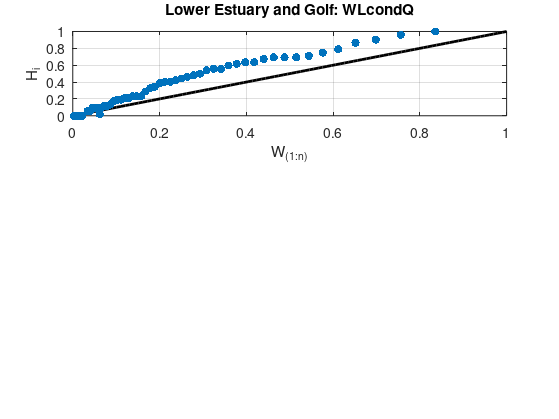

Write the MATLAB code that produced this figure. (Note: this script raises an error after producing the figure.)
warning off
outlet = {'Au_Renard','York','Petite_Cascapedia','Ristigouche','Mitis',...
    'Matane','Outardes','Gouffre','RivSud','Saint_Charles',...
    'Montmorency','Etchemin','Chaudiere','Jacques_Cartier','Batiscan',...
    'Sainte_Anne','Becancour','Saint_Maurice','Nicolet','du_Loup',...
    'Maskinonge','Saint_Francois','Yamaska','Richelieu','Assomption','Chateauguay'};

label = {'Au Renard','York','Petite Cascapedia','Ristigouche','Mitis',...
    'Matane','Outardes','Gouffre','du Sud','Saint Charles',...
    'Montmorency','Etchemin','Chaudiere','Jacques Cartier','Batiscan',...
    'Sainte Anne','Becancour','Saint Maurice','Nicolet','du Loup',...
    'Maskinonge','Saint Francois','Yamaska','Richelieu','Assomption','Chateauguay'};

tau_WLcondQ = [-0.04,0.03,0.21,0.15,-0.08,...
    .02,0.05,0.07,-0.02,-0.07,...
    0.08,0.08,0.12,0.04,0.32,...
    0.11,0.21,0.5,0.24,0.52,...
    0.46,0.36,0.18,0.3,0.27,0.36];
tau_QcondWL = [-0.21,-0.14,-0.25,-0.31,-0.01,...
    0.003,0.07,-0.15,-0.16,-0.16,...
    -0.22,-0.06,0.01,0.02,0.27,...
    0.11,0.2,0.17,0.17,0.32,...
    0.34,0.25,0.17,0.25,0.4,23];
serie = 'WLcondQ';
% serie = 'QcondWL';
horizon = 'historic';
id = 0;
for i=1:7
    id = id +1;
    try
        cd(fullfile('U:\Dossier_travail\705300_rehaussement_marin\3- Data\Results',outlet{i},horizon,serie,'100\Results'))
        load ('MhAST_Results.mat','EP_emp')
    catch
        cd(fullfile('U:\Dossier_travail\705300_rehaussement_marin\3- Data\Results',outlet{i},horizon,serie,'\Results'))
        load ('MhAST_Results.mat','EP_emp')
    end
    
    n = size(EP_emp,1);
    for i=1:n
        r11 = find(EP_emp(:,1) < EP_emp(i,1));
        r22 = find(EP_emp(:,2) < EP_emp(i,2));
        hn(i,1) = length(intersect(r11,r22));
        r11 = 0; r22 = 0;
    end
    Hn = hn./(n-1);
    
    Wn = ((n - 1) * Hn + 1)/n;
    
    Hn_sort = (sort(Hn)).';
    
    for i=1:n
        fun = @(w) w .* (-log(w)) .* (w - w .* log(w)).^(i - 1) .* (1 - w + w .* log(w)).^(n - i);
        F = integral(fun,0,1);
        b = nchoosek(n-1,i-1);
        W_in(i)= n * b * F;
        
    end
    
    x = linspace(0,1,100);
    g = x;
    
    %Now plot!
    subplot(3,1,1)
    if id ==1
        plot(x,g,'k','LineWidth',2)
        hold on
    end

    scatter(W_in, Hn_sort,'filled')

    xlabel('W_{(1:n)}')
    ylabel('H_i')

    grid on
    set(gcf,'PaperPositionMode','auto')
    set(gcf,'color','w');
    title("Lower Estuary and Golf: WLcondQ");

    legend('Independent',[label{1} + " (\tau ="+ sprintf('%.2f',tau_WLcondQ(1)) + ")"],[label{2} + " (\tau ="+ sprintf('%.2f',tau_WLcondQ(2)) + ")"],...
        [label{3} + " (\tau ="+ sprintf('%.2f',tau_WLcondQ(3)) + ")"],[label{4} + " (\tau ="+ sprintf('%.2f',tau_WLcondQ(4)) + ")"],...
        [label{5} + " (\tau ="+ sprintf('%.2f',tau_WLcondQ(5)) + ")"],[label{6} + " (\tau ="+ sprintf('%.2f',tau_WLcondQ(6)) + ")"],...
        [label{7} + " (\tau ="+ sprintf('%.2f',tau_WLcondQ(7)) + ")"])
    clear EP_emp r11 r22 hn Hn Wn Hn_sort fun F b W_in x g aa
    
    
end

hold on
id = 0;

for i=8:16
    id = id +1;
    try
        cd(fullfile('U:\Dossier_travail\705300_rehaussement_marin\3- Data\Results',outlet{i},horizon,serie,'100\Results'))
        load ('MhAST_Results.mat','EP_emp')
    catch
        cd(fullfile('U:\Dossier_travail\705300_rehaussement_marin\3- Data\Results',outlet{i},horizon,serie,'\Results'))
        load ('MhAST_Results.mat','EP_emp')
    end
    
    n = size(EP_emp,1);
    for i=1:n
        r11 = find(EP_emp(:,1) < EP_emp(i,1));
        r22 = find(EP_emp(:,2) < EP_emp(i,2));
        hn(i,1) = length(intersect(r11,r22));
        r11 = 0; r22 = 0;
    end
    Hn = hn./(n-1);
    
    Wn = ((n - 1) * Hn + 1)/n;
    
    Hn_sort = (sort(Hn)).';
    
    for i=1:n
        fun = @(w) w .* (-log(w)) .* (w - w .* log(w)).^(i - 1) .* (1 - w + w .* log(w)).^(n - i);
        F = integral(fun,0,1);
        b = nchoosek(n-1,i-1);
        W_in(i)= n * b * F;
        
    end
    
    x = linspace(0,1,100);
    g = x;
    
    %Now plot!
    subplot(3,1,2)
    if id ==1
        plot(x,g,'k','LineWidth',2)
        hold on
    end

    scatter(W_in, Hn_sort,'filled')

    xlabel('W_{(1:n)}')
    ylabel('H_i')

    grid on
    set(gcf,'PaperPositionMode','auto')
    set(gcf,'color','w');
    title("Upper and Fluvial Estuary: WLcondQ");
%     aa = sprintf('%.2f',tau_WLcondQ(subplotid));
%     title([label{subplotid} + " (\tau ="+ aa + ")"]);
    legend('Independent',[label{8} + " (\tau ="+ sprintf('%.2f',tau_WLcondQ(8)) + ")"],[label{9} + " (\tau ="+ sprintf('%.2f',tau_WLcondQ(9)) + ")"],...
        [label{10} + " (\tau ="+ sprintf('%.2f',tau_WLcondQ(10)) + ")"],[label{11} + " (\tau ="+ sprintf('%.2f',tau_WLcondQ(11)) + ")"],...
        [label{12} + " (\tau ="+ sprintf('%.2f',tau_WLcondQ(12)) + ")"],[label{13} + " (\tau ="+ sprintf('%.2f',tau_WLcondQ(13)) + ")"],...
        [label{14} + " (\tau ="+ sprintf('%.2f',tau_WLcondQ(14)) + ")"],[label{15} + " (\tau ="+ sprintf('%.2f',tau_WLcondQ(15)) + ")"],...
        [label{16} + " (\tau ="+ sprintf('%.2f',tau_WLcondQ(16)) + ")"])
    clear EP_emp r11 r22 hn Hn Wn Hn_sort fun F b W_in x g aa
    
    
end

hold on

serie = 'WLcondQ';
id = 0;


for i=17:26
    id = id +1;
    try
        cd(fullfile('U:\Dossier_travail\705300_rehaussement_marin\3- Data\Results',outlet{i},horizon,serie,'100\Results'))
        load ('MhAST_Results.mat','EP_emp')
    catch
        cd(fullfile('U:\Dossier_travail\705300_rehaussement_marin\3- Data\Results',outlet{i},horizon,serie,'\Results'))
        load ('MhAST_Results.mat','EP_emp')
    end
    
    n = size(EP_emp,1);
    for i=1:n
        r11 = find(EP_emp(:,1) < EP_emp(i,1));
        r22 = find(EP_emp(:,2) < EP_emp(i,2));
        hn(i,1) = length(intersect(r11,r22));
        r11 = 0; r22 = 0;
    end
    Hn = hn./(n-1);
    
    Wn = ((n - 1) * Hn + 1)/n;
    
    Hn_sort = (sort(Hn)).';
    
    for i=1:n
        fun = @(w) w .* (-log(w)) .* (w - w .* log(w)).^(i - 1) .* (1 - w + w .* log(w)).^(n - i);
        F = integral(fun,0,1);
        b = nchoosek(n-1,i-1);
        W_in(i)= n * b * F;
        
    end
    
    x = linspace(0,1,100);
    g = x;
    
    %Now plot!
    subplot(3,1,3)
    if id ==1
        plot(x,g,'k','LineWidth',2)
        hold on
    end

    scatter(W_in, Hn_sort,'filled')

    xlabel('W_{(1:n)}')
    ylabel('H_i')

    grid on
    set(gcf,'PaperPositionMode','auto')
    set(gcf,'color','w');
    title("Fluvial section: WLcondQ");
%     aa = sprintf('%.2f',tau_WLcondQ(subplotid));
%     title([label{subplotid} + " (\tau ="+ aa + ")"]);
    legend('Independent',[label{17} + " (\tau ="+ sprintf('%.2f',tau_WLcondQ(17)) + ")"],[label{18} + " (\tau ="+ sprintf('%.2f',tau_WLcondQ(18)) + ")"],...
        [label{19} + " (\tau ="+ sprintf('%.2f',tau_WLcondQ(19)) + ")"],[label{20} + " (\tau ="+ sprintf('%.2f',tau_WLcondQ(20)) + ")"],...
        [label{21} + " (\tau ="+ sprintf('%.2f',tau_WLcondQ(21)) + ")"],[label{22} + " (\tau ="+ sprintf('%.2f',tau_WLcondQ(22)) + ")"],...
        [label{23} + " (\tau ="+ sprintf('%.2f',tau_WLcondQ(23)) + ")"],[label{24} + " (\tau ="+ sprintf('%.2f',tau_WLcondQ(24)) + ")"],...
        [label{25} + " (\tau ="+ sprintf('%.2f',tau_WLcondQ(25)) + ")"],[label{26} + " (\tau ="+ sprintf('%.2f',tau_WLcondQ(26)) + ")"])
    clear EP_emp r11 r22 hn Hn Wn Hn_sort fun F b W_in x g aa
    
    
end


print('K-plot_WLcondQ','-dpng','-r300')

%% Same plot, but for QcondW

% serie = 'WLcondQ';
serie = 'QcondWL';
horizon = 'historic';
id = 0;
for i=1:7
    id = id +1;
    try
        cd(fullfile('U:\Dossier_travail\705300_rehaussement_marin\3- Data\Results',outlet{i},horizon,serie,'100\Results'))
        load ('MhAST_Results.mat','EP_emp')
    catch
        cd(fullfile('U:\Dossier_travail\705300_rehaussement_marin\3- Data\Results',outlet{i},horizon,serie,'\Results'))
        load ('MhAST_Results.mat','EP_emp')
    end
    
    n = size(EP_emp,1);
    for i=1:n
        r11 = find(EP_emp(:,1) < EP_emp(i,1));
        r22 = find(EP_emp(:,2) < EP_emp(i,2));
        hn(i,1) = length(intersect(r11,r22));
        r11 = 0; r22 = 0;
    end
    Hn = hn./(n-1);
    
    Wn = ((n - 1) * Hn + 1)/n;
    
    Hn_sort = (sort(Hn)).';
    
    for i=1:n
        fun = @(w) w .* (-log(w)) .* (w - w .* log(w)).^(i - 1) .* (1 - w + w .* log(w)).^(n - i);
        F = integral(fun,0,1);
        b = nchoosek(n-1,i-1);
        W_in(i)= n * b * F;
        
    end
    
    x = linspace(0,1,100);
    g = x;
    
    %Now plot!
    subplot(3,1,1)
    if id ==1
        plot(x,g,'k','LineWidth',2)
        hold on
    end

    scatter(W_in, Hn_sort,'filled')

    xlabel('W_{(1:n)}')
    ylabel('H_i')

    grid on
    set(gcf,'PaperPositionMode','auto')
    set(gcf,'color','w');
    title("Lower Estuary and Golf: QcondWL");

    legend('Independent',[label{1} + " (\tau ="+ sprintf('%.2f',tau_QcondWL(1)) + ")"],[label{2} + " (\tau ="+ sprintf('%.2f',tau_QcondWL(2)) + ")"],...
        [label{3} + " (\tau ="+ sprintf('%.2f',tau_QcondWL(3)) + ")"],[label{4} + " (\tau ="+ sprintf('%.2f',tau_QcondWL(4)) + ")"],...
        [label{5} + " (\tau ="+ sprintf('%.2f',tau_QcondWL(5)) + ")"],[label{6} + " (\tau ="+ sprintf('%.2f',tau_QcondWL(6)) + ")"],...
        [label{7} + " (\tau ="+ sprintf('%.2f',tau_QcondWL(7)) + ")"])
    clear EP_emp r11 r22 hn Hn Wn Hn_sort fun F b W_in x g aa
    
    
end

hold on
id = 0;

for i=8:16
    id = id +1;
    try
        cd(fullfile('U:\Dossier_travail\705300_rehaussement_marin\3- Data\Results',outlet{i},horizon,serie,'100\Results'))
        load ('MhAST_Results.mat','EP_emp')
    catch
        cd(fullfile('U:\Dossier_travail\705300_rehaussement_marin\3- Data\Results',outlet{i},horizon,serie,'\Results'))
        load ('MhAST_Results.mat','EP_emp')
    end
    
    n = size(EP_emp,1);
    for i=1:n
        r11 = find(EP_emp(:,1) < EP_emp(i,1));
        r22 = find(EP_emp(:,2) < EP_emp(i,2));
        hn(i,1) = length(intersect(r11,r22));
        r11 = 0; r22 = 0;
    end
    Hn = hn./(n-1);
    
    Wn = ((n - 1) * Hn + 1)/n;
    
    Hn_sort = (sort(Hn)).';
    
    for i=1:n
        fun = @(w) w .* (-log(w)) .* (w - w .* log(w)).^(i - 1) .* (1 - w + w .* log(w)).^(n - i);
        F = integral(fun,0,1);
        b = nchoosek(n-1,i-1);
        W_in(i)= n * b * F;
        
    end
    
    x = linspace(0,1,100);
    g = x;
    
    %Now plot!
    subplot(3,1,2)
    if id ==1
        plot(x,g,'k','LineWidth',2)
        hold on
    end

    scatter(W_in, Hn_sort,'filled')

    xlabel('W_{(1:n)}')
    ylabel('H_i')

    grid on
    set(gcf,'PaperPositionMode','auto')
    set(gcf,'color','w');
    title("Upper and Fluvial Estuary: QcondWL");
%     aa = sprintf('%.2f',tau_QcondWL(subplotid));
%     title([label{subplotid} + " (\tau ="+ aa + ")"]);
    legend('Independent',[label{8} + " (\tau ="+ sprintf('%.2f',tau_QcondWL(8)) + ")"],[label{9} + " (\tau ="+ sprintf('%.2f',tau_QcondWL(9)) + ")"],...
        [label{10} + " (\tau ="+ sprintf('%.2f',tau_QcondWL(10)) + ")"],[label{11} + " (\tau ="+ sprintf('%.2f',tau_QcondWL(11)) + ")"],...
        [label{12} + " (\tau ="+ sprintf('%.2f',tau_QcondWL(12)) + ")"],[label{13} + " (\tau ="+ sprintf('%.2f',tau_QcondWL(13)) + ")"],...
        [label{14} + " (\tau ="+ sprintf('%.2f',tau_QcondWL(14)) + ")"],[label{15} + " (\tau ="+ sprintf('%.2f',tau_QcondWL(15)) + ")"],...
        [label{16} + " (\tau ="+ sprintf('%.2f',tau_QcondWL(16)) + ")"])
    clear EP_emp r11 r22 hn Hn Wn Hn_sort fun F b W_in x g aa
    
    
end

hold on

serie = 'QcondWL';
id = 0;


for i=17:26
    id = id +1;
    try
        cd(fullfile('U:\Dossier_travail\705300_rehaussement_marin\3- Data\Results',outlet{i},horizon,serie,'100\Results'))
        load ('MhAST_Results.mat','EP_emp')
    catch
        cd(fullfile('U:\Dossier_travail\705300_rehaussement_marin\3- Data\Results',outlet{i},horizon,serie,'\Results'))
        load ('MhAST_Results.mat','EP_emp')
    end
    
    n = size(EP_emp,1);
    for i=1:n
        r11 = find(EP_emp(:,1) < EP_emp(i,1));
        r22 = find(EP_emp(:,2) < EP_emp(i,2));
        hn(i,1) = length(intersect(r11,r22));
        r11 = 0; r22 = 0;
    end
    Hn = hn./(n-1);
    
    Wn = ((n - 1) * Hn + 1)/n;
    
    Hn_sort = (sort(Hn)).';
    
    for i=1:n
        fun = @(w) w .* (-log(w)) .* (w - w .* log(w)).^(i - 1) .* (1 - w + w .* log(w)).^(n - i);
        F = integral(fun,0,1);
        b = nchoosek(n-1,i-1);
        W_in(i)= n * b * F;
        
    end
    
    x = linspace(0,1,100);
    g = x;
    
    %Now plot!
    subplot(3,1,3)
    if id ==1
        plot(x,g,'k','LineWidth',2)
        hold on
    end

    scatter(W_in, Hn_sort,'filled')

    xlabel('W_{(1:n)}')
    ylabel('H_i')

    grid on
    set(gcf,'PaperPositionMode','auto')
    set(gcf,'color','w');
    title("Fluvial section: QcondWL");
%     aa = sprintf('%.2f',tau_QcondWL(subplotid));
%     title([label{subplotid} + " (\tau ="+ aa + ")"]);
    legend('Independent',[label{17} + " (\tau ="+ sprintf('%.2f',tau_QcondWL(17)) + ")"],[label{18} + " (\tau ="+ sprintf('%.2f',tau_QcondWL(18)) + ")"],...
        [label{19} + " (\tau ="+ sprintf('%.2f',tau_QcondWL(19)) + ")"],[label{20} + " (\tau ="+ sprintf('%.2f',tau_QcondWL(20)) + ")"],...
        [label{21} + " (\tau ="+ sprintf('%.2f',tau_QcondWL(21)) + ")"],[label{22} + " (\tau ="+ sprintf('%.2f',tau_QcondWL(22)) + ")"],...
        [label{23} + " (\tau ="+ sprintf('%.2f',tau_QcondWL(23)) + ")"],[label{24} + " (\tau ="+ sprintf('%.2f',tau_QcondWL(24)) + ")"],...
        [label{25} + " (\tau ="+ sprintf('%.2f',tau_QcondWL(25)) + ")"],[label{26} + " (\tau ="+ sprintf('%.2f',tau_QcondWL(26)) + ")"])
    clear EP_emp r11 r22 hn Hn Wn Hn_sort fun F b W_in x g aa
    
    
end


print('K-plot_QcondWL','-dpng','-r300')




